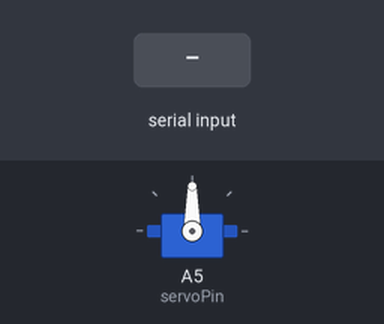
Recording of a sketch running on a simulated Arduino Uno, built with avr-gcc and run on an emulated ATmega328P. On the bench: servo. The inputs (shaded band) are chosen by the test bench.

Above: at 1.2 s.
1.3 s: "30,150\n" received over Serial
At 2.1 s:
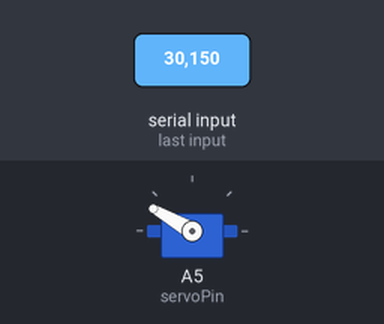
At 3.0 s:
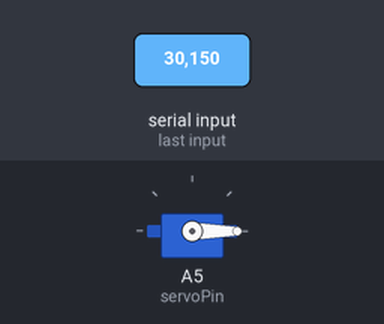
3.8 s: "90,45\n" received over Serial
At 4.1 s:
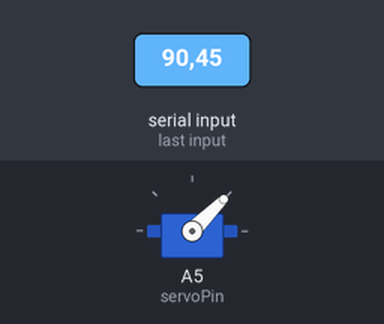
Timing chart, 0 to 6.8 s (numbered marks = the images above; inputs shaded):
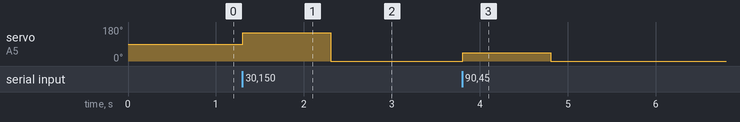

Measured:
- after the input at 1.3 s, servo on A5 (servoPin): 90° → 150° at once, → 0° 1.0 s later
- after the input at 3.8 s, servo on A5 (servoPin): 0° → 45° at once, → 0° 1.0 s later

The sketch:

ArmMotor.ino
```cpp
#include <Servo.h>

// Define the servo pin
const int servoPin = A5; // Change this to the pin you're using
Servo servo;

void setup() {
  // Initialize the servo object
  servo.attach(servoPin);

  // Initialize serial communication
  Serial.begin(9600);
}

void loop() {
  // Check if data is available on serial port
  if (Serial.available() > 0) {
    // Read the integer value representing servo position
    int position = Serial.parseInt();

    // Input validation
    if (position >= 0 && position <= 180) {
      // Move the servo to the specified position
      servo.write(position);
    } else {
      // Invalid input, print an error message
      Serial.println("Error: Invalid position value. Please enter a value between 0 and 180.");
    }
  }
}
```
